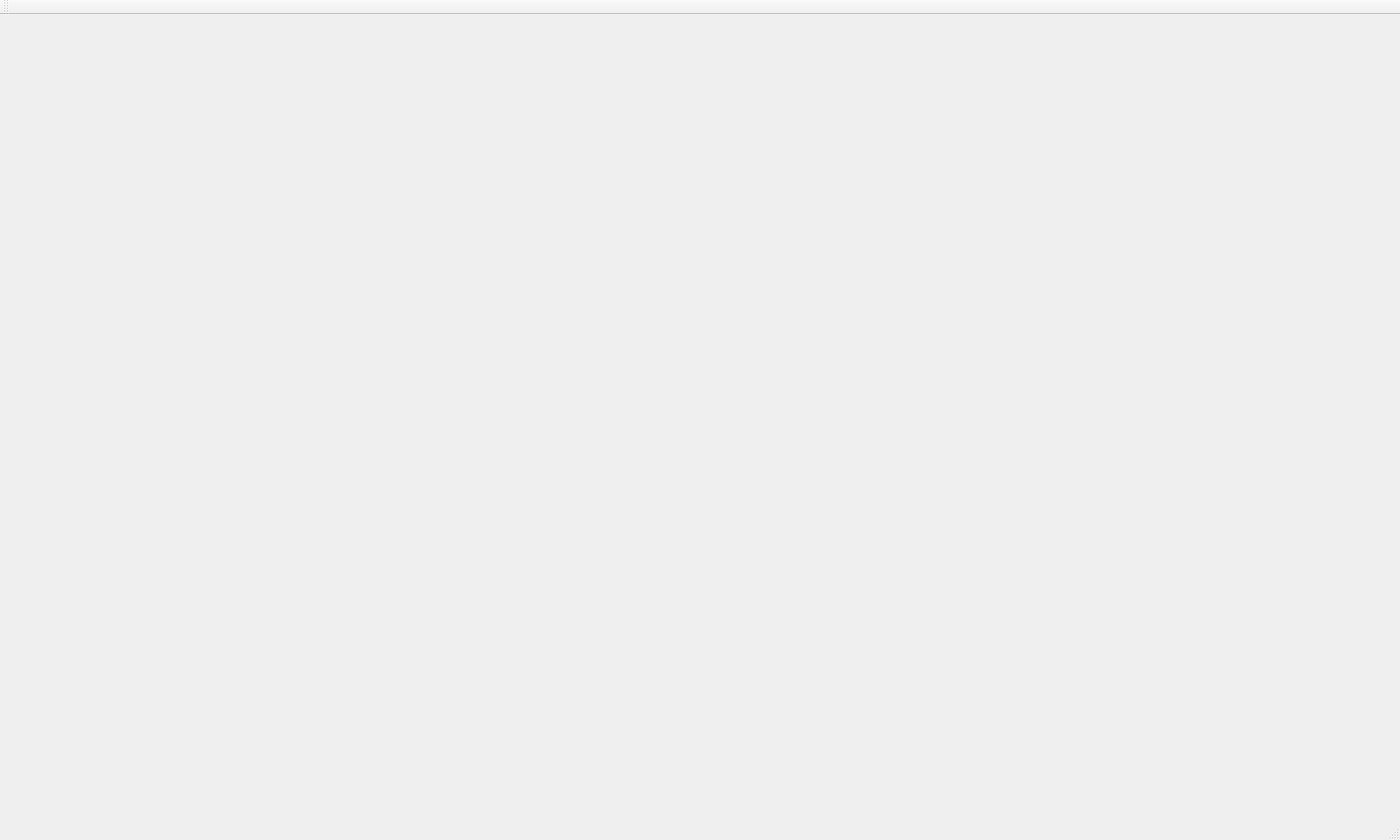
<?xml version="1.0" encoding="UTF-8"?>
<ui version="4.0">
 <class>VectorRendererClass</class>
 <widget class="QMainWindow" name="VectorRendererClass">
  <property name="geometry">
   <rect>
    <x>0</x>
    <y>0</y>
    <width>1600</width>
    <height>960</height>
   </rect>
  </property>
  <property name="sizePolicy">
   <sizepolicy hsizetype="Preferred" vsizetype="Preferred">
    <horstretch>1</horstretch>
    <verstretch>1</verstretch>
   </sizepolicy>
  </property>
  <property name="minimumSize">
   <size>
    <width>1600</width>
    <height>960</height>
   </size>
  </property>
  <property name="maximumSize">
   <size>
    <width>1600</width>
    <height>960</height>
   </size>
  </property>
  <property name="windowTitle">
   <string>VectorRenderer</string>
  </property>
  <widget class="QWidget" name="centralWidget"/>
  <widget class="QMenuBar" name="menuBar">
   <property name="geometry">
    <rect>
     <x>0</x>
     <y>0</y>
     <width>1600</width>
     <height>21</height>
    </rect>
   </property>
  </widget>
  <widget class="QToolBar" name="mainToolBar">
   <attribute name="toolBarArea">
    <enum>TopToolBarArea</enum>
   </attribute>
   <attribute name="toolBarBreak">
    <bool>false</bool>
   </attribute>
  </widget>
  <widget class="QStatusBar" name="statusBar">
   <property name="sizePolicy">
    <sizepolicy hsizetype="Preferred" vsizetype="Preferred">
     <horstretch>1</horstretch>
     <verstretch>0</verstretch>
    </sizepolicy>
   </property>
  </widget>
 </widget>
 <layoutdefault spacing="6" margin="11"/>
 <resources>
  <include location="../resources/VectorRenderer.qrc"/>
 </resources>
 <connections/>
</ui>
